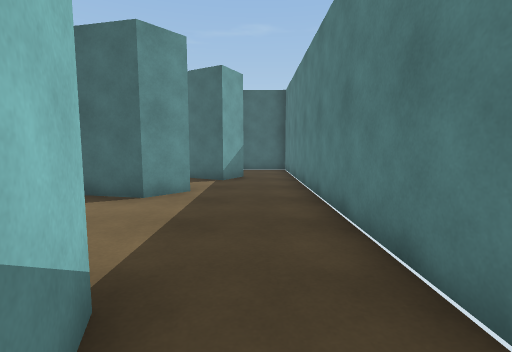
[1] (above)

18 first-person views from a walk through a 3-D level made in the Unity game engine. The camera is 1.2 m above the floor, tilts 6° down and sees 85° across. The floor is counted in squares, 1 m on a side. Each view is taken from the middle of a square. On the plan, view 1 faces up. The plan holds only what a view shows up to about 13 squares ahead; the rest is blank. The player is left out.

[2]
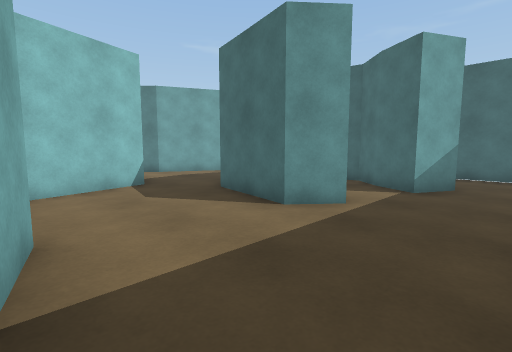

[3]
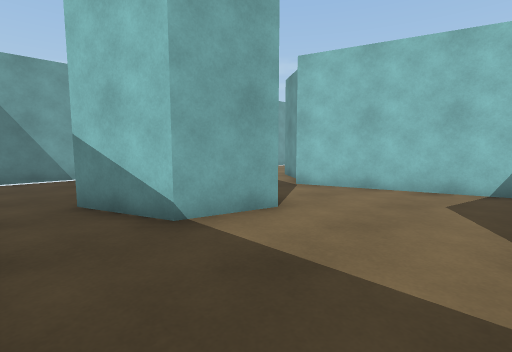

[4]
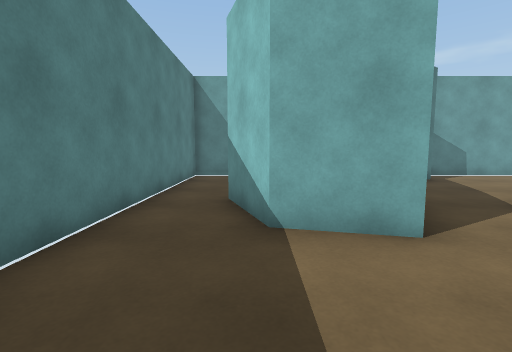

[5]
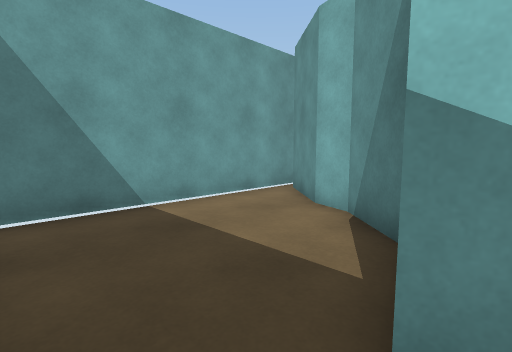

[6]
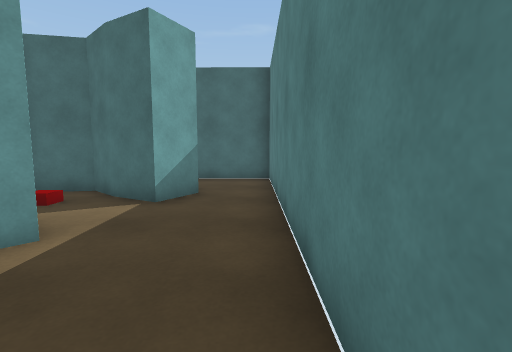

[7]
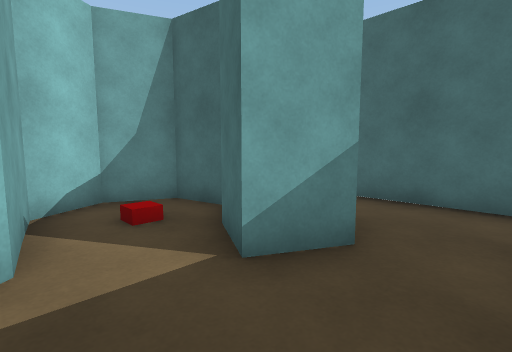

[8]
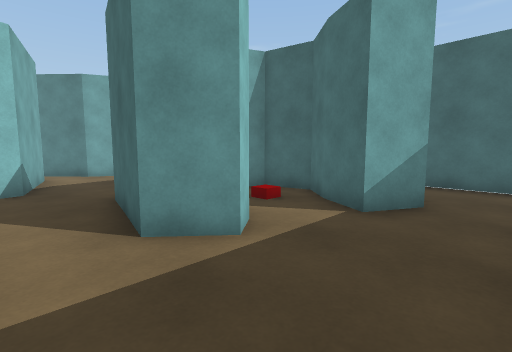

[9]
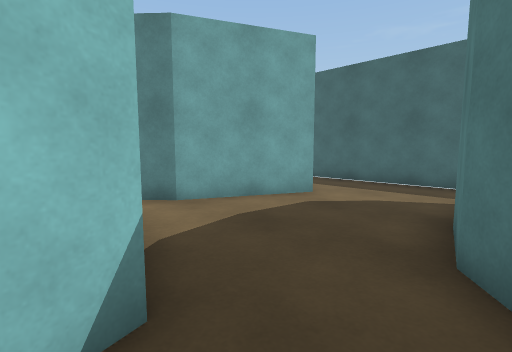

[10]
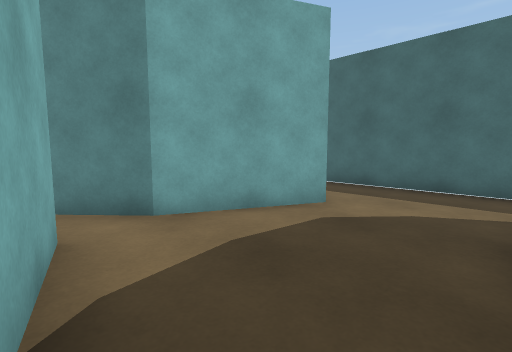

[11]
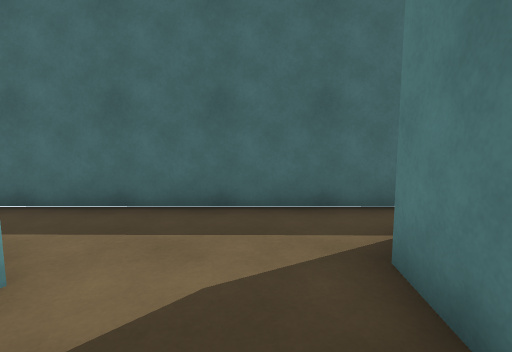

[12]
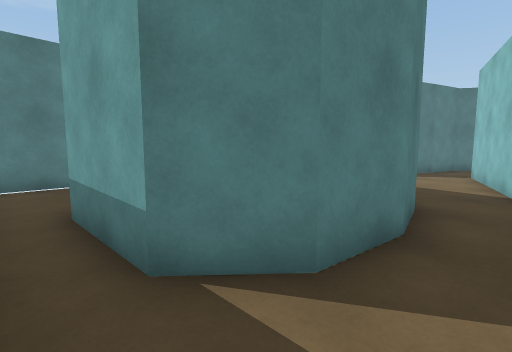

[13]
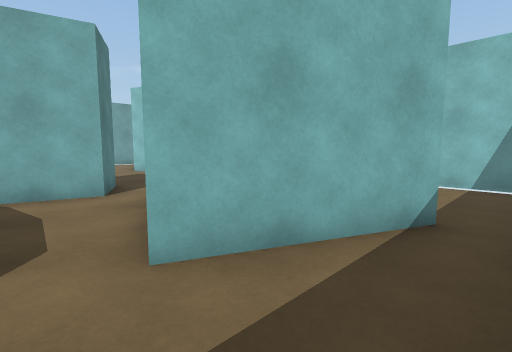

[14]
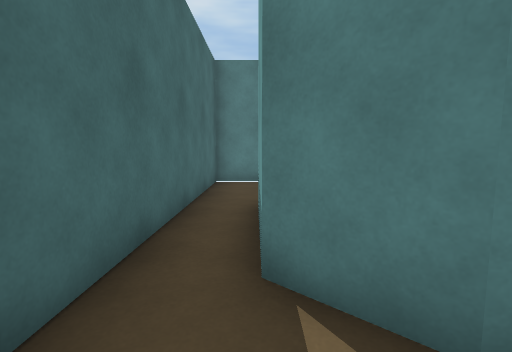

[15]
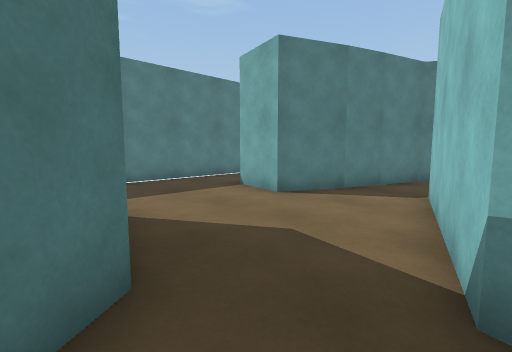

[16]
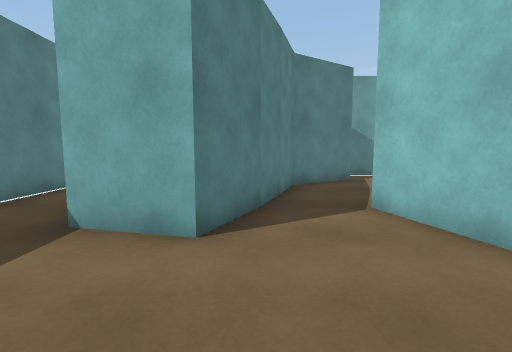

[17]
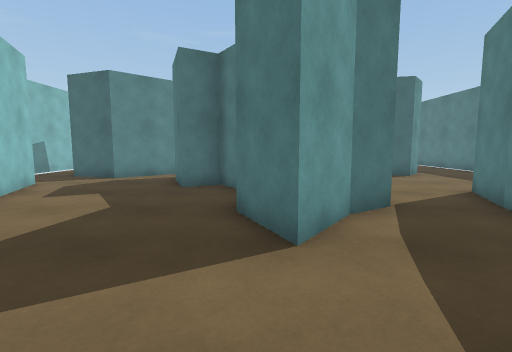

[18]
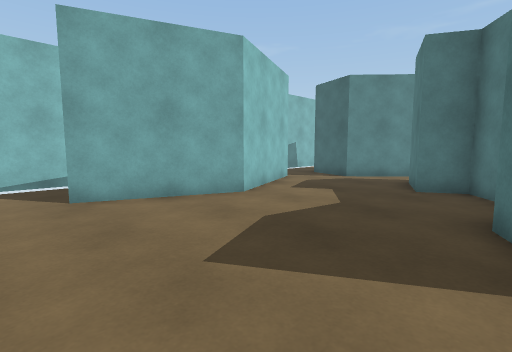

### Floor plan
Ten units are one square. View 1 is at (0, 0); x grows to the right and y downward. Boxes are objects, and circles mark ways between rooms. Rooms are numbered by the first view taken in them; rooms with no view inside come last. Other rooms are left out.
<svg viewBox="-167 -149 187 210">
<path fill="none" stroke="#000" d="M-26 11 -38 24 -41 33 -57 51M-12 -19 -3 5M-64 56 15 56 15 -26M-23 -82 -18 -75 -26 -65 -57 -72M-5 -113 -12 -100M15 -26 15 -143 -25 -143M-38 -11 -32 -24 -12 -19M-78 -58 -68 -23M-68 -99 -66 -118 -55 -129 -26 -130M-57 -72 -65 -83 -68 -100M-131 -126 -102 -113 -116 -81M-112 -66 -78 -58M-25 -143 -131 -144M-95 -29 -101 -38 -112 -32 -119 -51M-116 56 -79 56M-75 43 -52 27 -46 9M-68 -23 -63 -5 -73 1 -85 17 -94 -2M-47 9 -38 -11M-162 -41 -145 0 -160 37M-130 -68 -144 -56 -153 -59M-24 -106 -34 -116 -49 -113 -55 -98 -47 -85 -23 -82M-12 -100 -24 -107M-116 -81 -130 -68M-119 -51 -112 -66"/>
<rect x="-45" y="-105" width="10" height="10" fill="#bbb"><title>red cube</title></rect>
<circle cx="5" cy="-30" r="3" fill="#2a7"/>
<circle cx="-30" cy="-140" r="3" fill="#2a7"/>
<circle cx="-65" cy="-70" r="3" fill="#2a7"/>
<circle cx="-55" cy="-15" r="3" fill="#2a7"/>
<circle cx="-10" cy="-90" r="3" fill="#2a7"/>
<circle cx="-110" cy="-70" r="3" fill="#2a7"/>
<circle cx="-120" cy="-60" r="3" fill="#2a7"/>
<text x="-10" y="30">1</text>
<text x="-10" y="-70">2</text>
<text x="-80" y="-110">3</text>
<text x="-110" y="10">4</text>
<text x="-30" y="-100">5</text>
<text x="-120" y="-70">6</text>
</svg>
Room 1 opens to room 2. Room 2 opens to room 3. Room 2 opens to room 4. Room 2 opens to room 5. Room 3 opens to room 6. Room 4 opens to room 6.

Where each view was taken, in squares from view 1:
view 1: 0 up, 0 right, facing up
view 2: 2 up, 1 right, facing up-left
view 3: 6 up, 1 right, facing down-left
view 4: 6 up, 1 left, facing down
view 5: 0 up, 1 right, facing down-left
view 6: 4 up, 1 right, facing up
view 7: 8 up, 1 right, facing up-left
view 8: 5 up, 1 right, facing up-left
view 9: 5 up, 6 left, facing up-left
view 10: 6 up, 7 left, facing up-left
view 11: 9 up, 8 left, facing up
view 12: 14 up, 8 left, facing down-right
view 13: 14 up, 9 left, facing down-left
view 14: 13 up, 8 left, facing right
view 15: 8 up, 8 left, facing down-right
view 16: 6 up, 4 left, facing down
view 17: 5 down, 9 left, facing up
view 18: 5 down, 9 left, facing up-left
